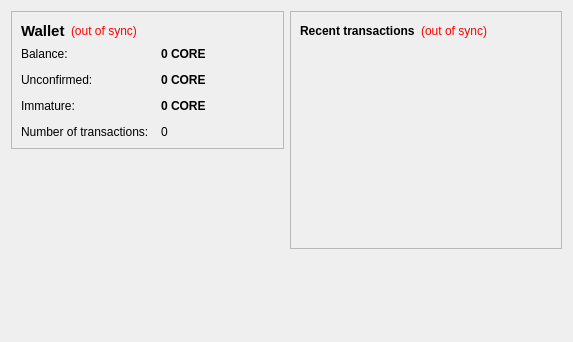
<?xml version="1.0" encoding="UTF-8"?>
<ui version="4.0">
 <class>OverviewPage</class>
 <widget class="QWidget" name="OverviewPage">
  <property name="geometry">
   <rect>
    <x>0</x>
    <y>0</y>
    <width>573</width>
    <height>342</height>
   </rect>
  </property>
  <property name="windowTitle">
   <string>Form</string>
  </property>
  <layout class="QHBoxLayout" name="horizontalLayout" stretch="1,1">
   <item>
    <layout class="QVBoxLayout" name="verticalLayout_2">
     <item>
      <widget class="QFrame" name="frame">
       <property name="frameShape">
        <enum>QFrame::StyledPanel</enum>
       </property>
       <property name="frameShadow">
        <enum>QFrame::Raised</enum>
       </property>
       <layout class="QVBoxLayout" name="verticalLayout_4">
        <item>
         <layout class="QHBoxLayout" name="horizontalLayout_4">
          <item>
           <widget class="QLabel" name="label_5">
            <property name="font">
             <font>
              <pointsize>11</pointsize>
              <weight>75</weight>
              <bold>true</bold>
             </font>
            </property>
            <property name="text">
             <string>Wallet</string>
            </property>
           </widget>
          </item>
          <item>
           <widget class="QLabel" name="labelWalletStatus">
            <property name="toolTip">
             <string>The displayed information may be out of date. Your wallet automatically synchronizes with the ConcreteCoin network after a connection is established, but this process has not completed yet.</string>
            </property>
            <property name="styleSheet">
             <string notr="true">QLabel { color: red; }</string>
            </property>
            <property name="text">
             <string notr="true">(out of sync)</string>
            </property>
            <property name="alignment">
             <set>Qt::AlignLeading|Qt::AlignLeft|Qt::AlignVCenter</set>
            </property>
           </widget>
          </item>
          <item>
           <spacer name="horizontalSpacer_2">
            <property name="orientation">
             <enum>Qt::Horizontal</enum>
            </property>
            <property name="sizeHint" stdset="0">
             <size>
              <width>40</width>
              <height>20</height>
             </size>
            </property>
           </spacer>
          </item>
         </layout>
        </item>
        <item>
         <layout class="QFormLayout" name="formLayout_2">
          <property name="fieldGrowthPolicy">
           <enum>QFormLayout::AllNonFixedFieldsGrow</enum>
          </property>
          <property name="horizontalSpacing">
           <number>12</number>
          </property>
          <property name="verticalSpacing">
           <number>12</number>
          </property>
          <item row="0" column="0">
           <widget class="QLabel" name="label">
            <property name="text">
             <string>Balance:</string>
            </property>
           </widget>
          </item>
          <item row="0" column="1">
           <widget class="QLabel" name="labelBalance">
            <property name="font">
             <font>
              <weight>75</weight>
              <bold>true</bold>
             </font>
            </property>
            <property name="cursor">
             <cursorShape>IBeamCursor</cursorShape>
            </property>
            <property name="toolTip">
             <string>Your current balance</string>
            </property>
            <property name="text">
             <string notr="true">0 CORE</string>
            </property>
            <property name="textInteractionFlags">
             <set>Qt::LinksAccessibleByMouse|Qt::TextSelectableByKeyboard|Qt::TextSelectableByMouse</set>
            </property>
           </widget>
          </item>
          <item row="1" column="0">
           <widget class="QLabel" name="label_3">
            <property name="text">
             <string>Unconfirmed:</string>
            </property>
           </widget>
          </item>
          <item row="1" column="1">
           <widget class="QLabel" name="labelUnconfirmed">
            <property name="font">
             <font>
              <weight>75</weight>
              <bold>true</bold>
             </font>
            </property>
            <property name="cursor">
             <cursorShape>IBeamCursor</cursorShape>
            </property>
            <property name="toolTip">
             <string>Total of transactions that have yet to be confirmed, and do not yet count toward the current balance</string>
            </property>
            <property name="text">
             <string notr="true">0 CORE</string>
            </property>
            <property name="textInteractionFlags">
             <set>Qt::LinksAccessibleByMouse|Qt::TextSelectableByKeyboard|Qt::TextSelectableByMouse</set>
            </property>
           </widget>
          </item>
          <item row="3" column="0">
           <widget class="QLabel" name="label_2">
            <property name="text">
             <string>Number of transactions:</string>
            </property>
           </widget>
          </item>
          <item row="3" column="1">
           <widget class="QLabel" name="labelNumTransactions">
            <property name="toolTip">
             <string>Total number of transactions in wallet</string>
            </property>
            <property name="text">
             <string notr="true">0</string>
            </property>
           </widget>
          </item>
          <item row="2" column="0">
           <widget class="QLabel" name="labelImmatureText">
            <property name="text">
             <string>Immature:</string>
            </property>
           </widget>
          </item>
          <item row="2" column="1">
           <widget class="QLabel" name="labelImmature">
            <property name="font">
             <font>
              <weight>75</weight>
              <bold>true</bold>
             </font>
            </property>
            <property name="toolTip">
             <string>Mined balance that has not yet matured</string>
            </property>
            <property name="text">
             <string notr="true">0 CORE</string>
            </property>
            <property name="textInteractionFlags">
             <set>Qt::LinksAccessibleByMouse|Qt::TextSelectableByKeyboard|Qt::TextSelectableByMouse</set>
            </property>
           </widget>
          </item>
         </layout>
        </item>
       </layout>
      </widget>
     </item>
     <item>
      <spacer name="verticalSpacer">
       <property name="orientation">
        <enum>Qt::Vertical</enum>
       </property>
       <property name="sizeHint" stdset="0">
        <size>
         <width>20</width>
         <height>40</height>
        </size>
       </property>
      </spacer>
     </item>
    </layout>
   </item>
   <item>
    <layout class="QVBoxLayout" name="verticalLayout_3">
     <item>
      <widget class="QFrame" name="frame_2">
       <property name="frameShape">
        <enum>QFrame::StyledPanel</enum>
       </property>
       <property name="frameShadow">
        <enum>QFrame::Raised</enum>
       </property>
       <layout class="QVBoxLayout" name="verticalLayout">
        <item>
         <layout class="QHBoxLayout" name="horizontalLayout_2">
          <item>
           <widget class="QLabel" name="label_4">
            <property name="text">
             <string>&lt;b&gt;Recent transactions&lt;/b&gt;</string>
            </property>
           </widget>
          </item>
          <item>
           <widget class="QLabel" name="labelTransactionsStatus">
            <property name="toolTip">
             <string>The displayed information may be out of date. Your wallet automatically synchronizes with the ConcreteCoin network after a connection is established, but this process has not completed yet.</string>
            </property>
            <property name="styleSheet">
             <string notr="true">QLabel { color: red; }</string>
            </property>
            <property name="text">
             <string notr="true">(out of sync)</string>
            </property>
            <property name="alignment">
             <set>Qt::AlignRight|Qt::AlignTrailing|Qt::AlignVCenter</set>
            </property>
           </widget>
          </item>
          <item>
           <spacer name="horizontalSpacer">
            <property name="orientation">
             <enum>Qt::Horizontal</enum>
            </property>
            <property name="sizeHint" stdset="0">
             <size>
              <width>40</width>
              <height>20</height>
             </size>
            </property>
           </spacer>
          </item>
         </layout>
        </item>
        <item>
         <widget class="QListView" name="listTransactions">
          <property name="styleSheet">
           <string notr="true">QListView { background: transparent; }</string>
          </property>
          <property name="frameShape">
           <enum>QFrame::NoFrame</enum>
          </property>
          <property name="verticalScrollBarPolicy">
           <enum>Qt::ScrollBarAlwaysOff</enum>
          </property>
          <property name="horizontalScrollBarPolicy">
           <enum>Qt::ScrollBarAlwaysOff</enum>
          </property>
          <property name="selectionMode">
           <enum>QAbstractItemView::NoSelection</enum>
          </property>
         </widget>
        </item>
       </layout>
      </widget>
     </item>
     <item>
      <spacer name="verticalSpacer_2">
       <property name="orientation">
        <enum>Qt::Vertical</enum>
       </property>
       <property name="sizeHint" stdset="0">
        <size>
         <width>20</width>
         <height>40</height>
        </size>
       </property>
      </spacer>
     </item>
    </layout>
   </item>
  </layout>
 </widget>
 <resources/>
 <connections/>
</ui>
